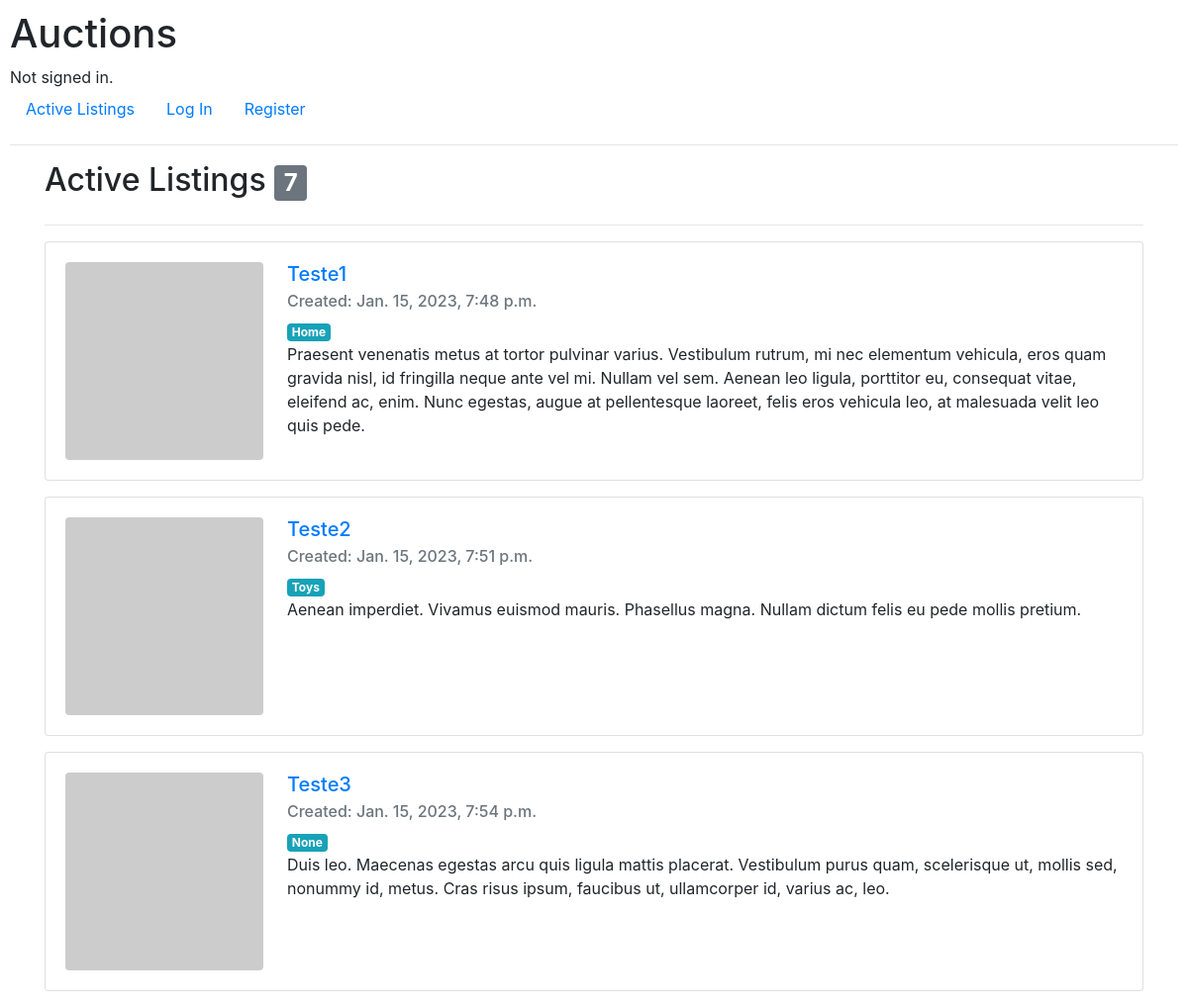
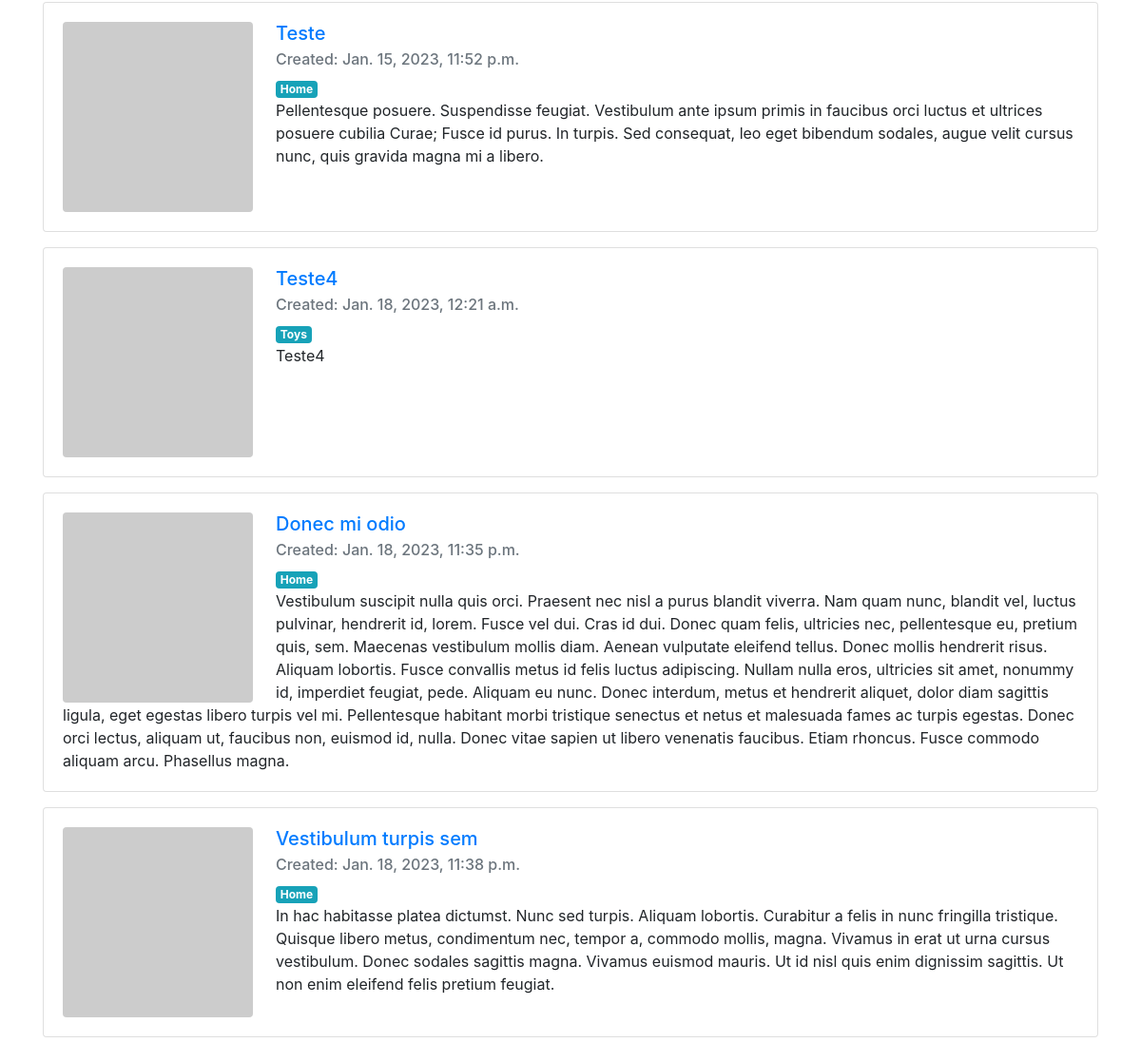
The page / on the database its author committed (2 pictures, top to bottom).
### auctions/models.py (models this page shows, shortened)
class Listing(models.Model):
    user = models.ForeignKey(to=User, on_delete=models.PROTECT)
    title = models.CharField(max_length=50)
    description = models.TextField()
    category = models.ForeignKey(to=Category, on_delete=models.PROTECT, blank=True, null=True)
    image = models.URLField(blank=True, null=True)
    starting_price = models.DecimalField(max_digits=20, decimal_places=2)
    date_created = models.DateTimeField(auto_now_add=True)
    is_active = models.BooleanField(default=True)

class Category(models.Model):
    name = models.CharField(max_length=50, unique=True)
    def __str__(self) -> str:
        return self.name
    class Meta:
        verbose_name_plural = "Categories"

### auctions/views.py (the view)
# urls.py: path("", views.index, name="index"),
def index(request):
    listings = Listing.objects.filter(is_active=True)
    return render(request, "auctions/index.html", context={
        "listings": listings,
    })

### auctions/templates/auctions/index.html
{% extends "auctions/layout.html" %}
{% block body %}
    <div class="container">
        <div class="row">
            <div class="col">
                <h2>Active Listings <span class="badge badge-secondary">{{ listings|length }}</span></h2>
            </div>
        </div>
        <hr>
        <div class="row">
            <div class="col">
            {% for listing in listings %}
                <div class="card mb-3">
                    <div class="card-body">
                        <img src="{{ listing.image|default:'https://dummyimage.com/200x200/404040/ffffff.jpg&text=No+Image' }}" class="img-fluid rounded float-left mr-4" style="width: 200px; height: 200px;" alt="Teste">
                        <h5 class="card-title">
                            <a href="{% url 'listing_detail' listing.id %}">{{ listing.title }}</a>
                        </h5>
                        <h6 class="card-subtitle mb-2 text-muted">Created: {{ listing.date_created }}</h6>
                        <span class="badge badge-info">{{ listing.category }}</span>
                        <p class="card-text">{{ listing.description }}</p>
                    </div>
                </div>
            {% empty %}
                Sorry, no listing.
            {% endfor %}
            </div>
        </div>
    </div>
{% endblock %}

### auctions/static/auctions/styles.css (style rules this page uses)
body { padding: 10px; }

### rows shown on the page
Listing: title "Teste1", date_created "Jan. 15, 2023, 7:48 p.m.", category "Home", description "Praesent venenatis metus at tortor pulvinar varius. Vestibulum rutrum, mi nec elementum vehicula, eros quam gravida nisl, id fringilla neque ante vel mi. Nullam vel sem. Aenean leo ligula, porttitor eu, consequat vitae, eleifend ac, enim. Nunc egestas, augue at pellentesque laoreet, felis eros vehicula leo, at malesuada velit leo quis pede."
Listing: title "Teste2", date_created "Jan. 15, 2023, 7:51 p.m.", category "Toys", description "Aenean imperdiet. Vivamus euismod mauris. Phasellus magna. Nullam dictum felis eu pede mollis pretium."
Listing: title "Teste3", date_created "Jan. 15, 2023, 7:54 p.m.", category "None", description "Duis leo. Maecenas egestas arcu quis ligula mattis placerat. Vestibulum purus quam, scelerisque ut, mollis sed, nonummy id, metus. Cras risus ipsum, faucibus ut, ullamcorper id, varius ac, leo."
Listing: title "Teste", date_created "Jan. 15, 2023, 11:52 p.m.", category "Home", description "Pellentesque posuere. Suspendisse feugiat. Vestibulum ante ipsum primis in faucibus orci luctus et ultrices posuere cubilia Curae; Fusce id purus. In turpis. Sed consequat, leo eget bibendum sodales, augue velit cursus nunc, quis gravida magna mi a libero."
Listing: title "Teste4", date_created "Jan. 18, 2023, 12:21 a.m.", category "Toys", description "Teste4"
Listing: title "Donec mi odio", date_created "Jan. 18, 2023, 11:35 p.m.", category "Home", description "Vestibulum suscipit nulla quis orci. Praesent nec nisl a purus blandit viverra. Nam quam nunc, blandit vel, luctus pulvinar, hendrerit id, lorem. Fusce vel dui. Cras id dui. Donec quam felis, ultricies nec, pellentesque eu, pretium quis, sem. Maecenas vestibulum mollis diam. Aenean vulputate eleifend tellus. Donec mollis hendrerit risus. Aliquam lobortis. Fusce convallis metus id felis luctus adipiscing. Nullam nulla eros, ultricies sit amet, nonummy id, imperdiet feugiat, pede. Aliquam eu nunc. Donec interdum, metus et hendrerit aliquet, dolor diam sagittis ligula, eget egestas libero turpis vel mi. Pellentesque habitant morbi tristique senectus et netus et malesuada fames ac turpis…"
Listing: title "Vestibulum turpis sem", date_created "Jan. 18, 2023, 11:38 p.m.", category "Home", description "In hac habitasse platea dictumst. Nunc sed turpis. Aliquam lobortis. Curabitur a felis in nunc fringilla tristique. Quisque libero metus, condimentum nec, tempor a, commodo mollis, magna. Vivamus in erat ut urna cursus vestibulum. Donec sodales sagittis magna. Vivamus euismod mauris. Ut id nisl quis enim dignissim sagittis. Ut non enim eleifend felis pretium feugiat."

### other values the page prints
{{ listings|length }} "7"
